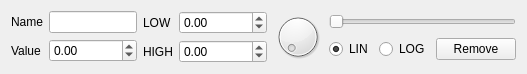
<?xml version="1.0" encoding="UTF-8"?>
<ui version="4.0">
 <class>DialBlock</class>
 <widget class="QWidget" name="DialBlock">
  <property name="geometry">
   <rect>
    <x>0</x>
    <y>0</y>
    <width>434</width>
    <height>73</height>
   </rect>
  </property>
  <property name="windowTitle">
   <string>Form</string>
  </property>
  <layout class="QHBoxLayout" name="horizontalLayout_2">
   <item>
    <layout class="QFormLayout" name="formLayout_2">
     <item row="0" column="0">
      <widget class="QLabel" name="label_4">
       <property name="text">
        <string>Name</string>
       </property>
      </widget>
     </item>
     <item row="0" column="1">
      <widget class="QLineEdit" name="lineEdit"/>
     </item>
     <item row="1" column="0">
      <widget class="QLabel" name="label_5">
       <property name="text">
        <string>Value</string>
       </property>
      </widget>
     </item>
     <item row="1" column="1">
      <widget class="QDoubleSpinBox" name="doubleSpinBox_3">
       <property name="minimum">
        <double>-1000000000.000000000000000</double>
       </property>
       <property name="maximum">
        <double>1000000000.000000000000000</double>
       </property>
      </widget>
     </item>
    </layout>
   </item>
   <item>
    <layout class="QFormLayout" name="formLayout">
     <item row="0" column="0">
      <widget class="QLabel" name="label">
       <property name="text">
        <string>LOW</string>
       </property>
      </widget>
     </item>
     <item row="0" column="1">
      <widget class="QDoubleSpinBox" name="doubleSpinBox">
       <property name="minimum">
        <double>-1000000000.000000000000000</double>
       </property>
       <property name="maximum">
        <double>1000000000.000000000000000</double>
       </property>
      </widget>
     </item>
     <item row="1" column="0">
      <widget class="QLabel" name="label_2">
       <property name="text">
        <string>HIGH</string>
       </property>
      </widget>
     </item>
     <item row="1" column="1">
      <widget class="QDoubleSpinBox" name="doubleSpinBox_2">
       <property name="minimum">
        <double>-1000000000.000000000000000</double>
       </property>
       <property name="maximum">
        <double>1000000000.000000000000000</double>
       </property>
      </widget>
     </item>
    </layout>
   </item>
   <item>
    <widget class="QDial" name="dial"/>
   </item>
   <item>
    <layout class="QVBoxLayout" name="verticalLayout" stretch="0,0">
     <item>
      <widget class="QSlider" name="horizontalSlider">
       <property name="orientation">
        <enum>Qt::Horizontal</enum>
       </property>
      </widget>
     </item>
     <item>
      <layout class="QHBoxLayout" name="horizontalLayout">
       <item>
        <widget class="QRadioButton" name="radioButton">
         <property name="text">
          <string>LIN</string>
         </property>
         <property name="checked">
          <bool>true</bool>
         </property>
        </widget>
       </item>
       <item>
        <widget class="QRadioButton" name="radioButton_2">
         <property name="text">
          <string>LOG</string>
         </property>
         <property name="checked">
          <bool>false</bool>
         </property>
        </widget>
       </item>
       <item>
        <widget class="QPushButton" name="pushButton">
         <property name="text">
          <string>Remove</string>
         </property>
        </widget>
       </item>
      </layout>
     </item>
    </layout>
   </item>
  </layout>
 </widget>
 <resources/>
 <connections>
  <connection>
   <sender>doubleSpinBox</sender>
   <signal>valueChanged(double)</signal>
   <receiver>DialBlock</receiver>
   <slot>lowChanged(double)</slot>
   <hints>
    <hint type="sourcelabel">
     <x>162</x>
     <y>19</y>
    </hint>
    <hint type="destinationlabel">
     <x>216</x>
     <y>36</y>
    </hint>
   </hints>
  </connection>
  <connection>
   <sender>doubleSpinBox_3</sender>
   <signal>valueChanged(double)</signal>
   <receiver>DialBlock</receiver>
   <slot>valueChanged(double)</slot>
   <hints>
    <hint type="sourcelabel">
     <x>69</x>
     <y>45</y>
    </hint>
    <hint type="destinationlabel">
     <x>216</x>
     <y>36</y>
    </hint>
   </hints>
  </connection>
  <connection>
   <sender>doubleSpinBox_2</sender>
   <signal>valueChanged(double)</signal>
   <receiver>DialBlock</receiver>
   <slot>highChanged(double)</slot>
   <hints>
    <hint type="sourcelabel">
     <x>162</x>
     <y>45</y>
    </hint>
    <hint type="destinationlabel">
     <x>216</x>
     <y>36</y>
    </hint>
   </hints>
  </connection>
  <connection>
   <sender>dial</sender>
   <signal>sliderMoved(int)</signal>
   <receiver>DialBlock</receiver>
   <slot>dialTurned(int)</slot>
   <hints>
    <hint type="sourcelabel">
     <x>220</x>
     <y>36</y>
    </hint>
    <hint type="destinationlabel">
     <x>216</x>
     <y>36</y>
    </hint>
   </hints>
  </connection>
  <connection>
   <sender>horizontalSlider</sender>
   <signal>sliderMoved(int)</signal>
   <receiver>DialBlock</receiver>
   <slot>sliderMoved(int)</slot>
   <hints>
    <hint type="sourcelabel">
     <x>338</x>
     <y>20</y>
    </hint>
    <hint type="destinationlabel">
     <x>216</x>
     <y>36</y>
    </hint>
   </hints>
  </connection>
  <connection>
   <sender>radioButton</sender>
   <signal>toggled(bool)</signal>
   <receiver>DialBlock</receiver>
   <slot>linSelected(bool)</slot>
   <hints>
    <hint type="sourcelabel">
     <x>273</x>
     <y>50</y>
    </hint>
    <hint type="destinationlabel">
     <x>216</x>
     <y>36</y>
    </hint>
   </hints>
  </connection>
  <connection>
   <sender>radioButton_2</sender>
   <signal>toggled(bool)</signal>
   <receiver>DialBlock</receiver>
   <slot>logSelected(bool)</slot>
   <hints>
    <hint type="sourcelabel">
     <x>320</x>
     <y>50</y>
    </hint>
    <hint type="destinationlabel">
     <x>216</x>
     <y>36</y>
    </hint>
   </hints>
  </connection>
  <connection>
   <sender>pushButton</sender>
   <signal>clicked()</signal>
   <receiver>DialBlock</receiver>
   <slot>xPressed()</slot>
   <hints>
    <hint type="sourcelabel">
     <x>385</x>
     <y>50</y>
    </hint>
    <hint type="destinationlabel">
     <x>216</x>
     <y>36</y>
    </hint>
   </hints>
  </connection>
  <connection>
   <sender>dial</sender>
   <signal>valueChanged(int)</signal>
   <receiver>DialBlock</receiver>
   <slot>dialTurned(int)</slot>
   <hints>
    <hint type="sourcelabel">
     <x>220</x>
     <y>36</y>
    </hint>
    <hint type="destinationlabel">
     <x>216</x>
     <y>36</y>
    </hint>
   </hints>
  </connection>
  <connection>
   <sender>horizontalSlider</sender>
   <signal>valueChanged(int)</signal>
   <receiver>DialBlock</receiver>
   <slot>sliderMoved(int)</slot>
   <hints>
    <hint type="sourcelabel">
     <x>338</x>
     <y>20</y>
    </hint>
    <hint type="destinationlabel">
     <x>216</x>
     <y>36</y>
    </hint>
   </hints>
  </connection>
  <connection>
   <sender>lineEdit</sender>
   <signal>editingFinished()</signal>
   <receiver>DialBlock</receiver>
   <slot>nameChanged()</slot>
   <hints>
    <hint type="sourcelabel">
     <x>69</x>
     <y>19</y>
    </hint>
    <hint type="destinationlabel">
     <x>216</x>
     <y>36</y>
    </hint>
   </hints>
  </connection>
 </connections>
 <slots>
  <slot>lowChanged(double)</slot>
  <slot>highChanged(double)</slot>
  <slot>valueChanged(double)</slot>
  <slot>linSelected(bool)</slot>
  <slot>logSelected(bool)</slot>
  <slot>dialTurned(int)</slot>
  <slot>sliderMoved(int)</slot>
  <slot>xPressed()</slot>
  <slot>nameChanged()</slot>
 </slots>
</ui>
